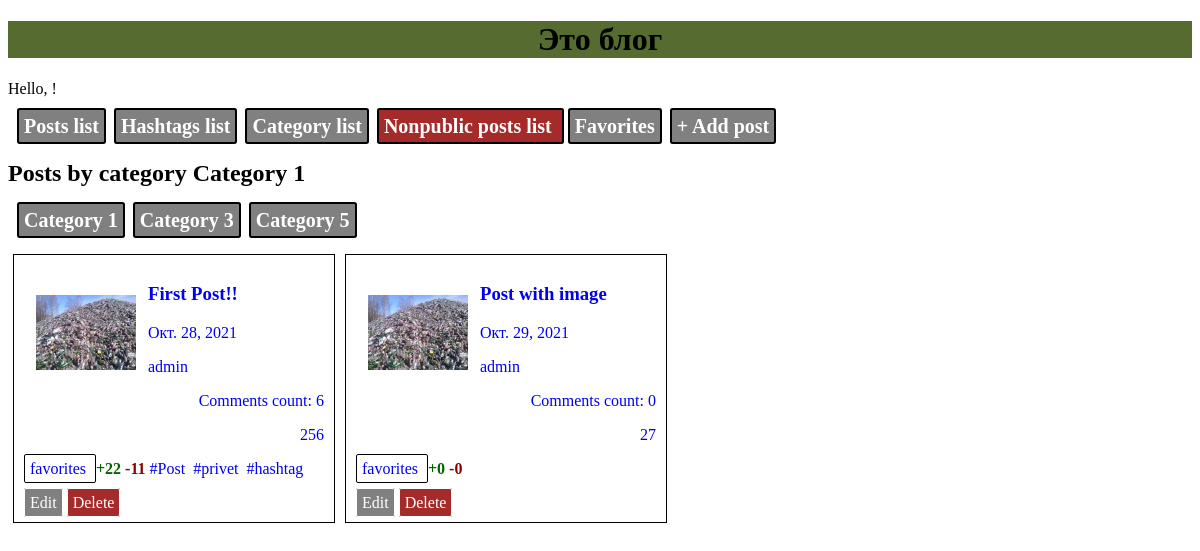
The app's page /post/category/1, older data.
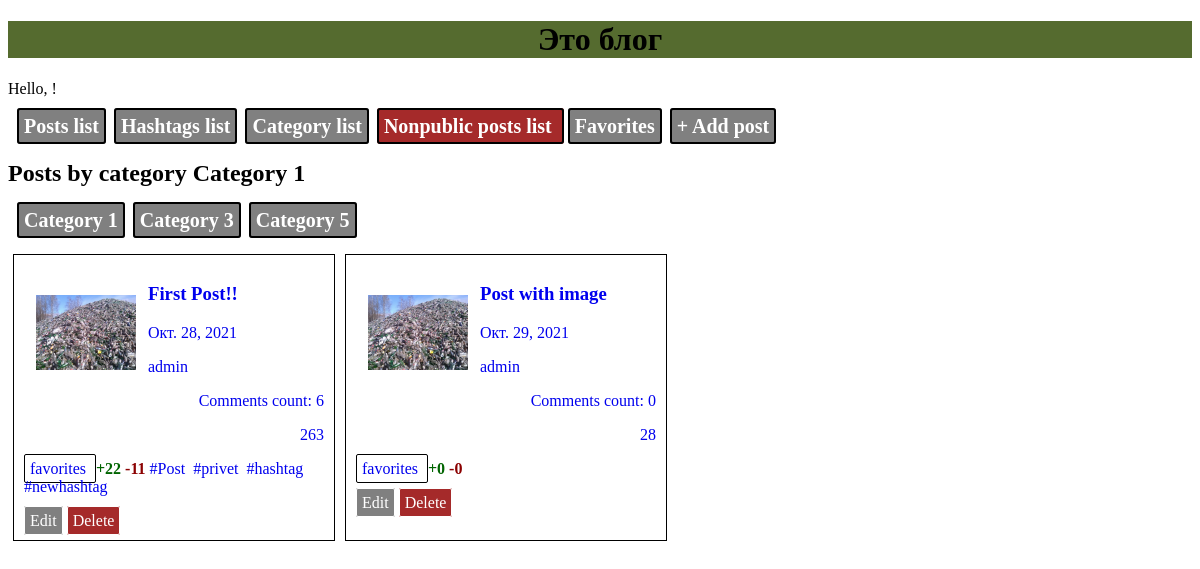
The same page, newer data.
### blog/models.py (models this page shows, shortened)
class Category(models.Model):
    title = models.CharField(max_length=64)
    description = models.CharField(max_length=128)

class Post(models.Model):
    title = models.CharField(max_length=128)
    image = models.ImageField(upload_to='images/', null=True, blank=True)
    text = models.TextField()
    created_date = models.DateTimeField(auto_now_add=True)
    author = models.ForeignKey(User, on_delete=models.CASCADE)
    count_view = models.PositiveIntegerField(default=0)
    like = models.PositiveIntegerField(default=0)
    dislike = models.PositiveIntegerField(default=0)
    public = models.BooleanField(default=False)
    hashtags = models.ManyToManyField(Hashtag, related_name='posts')
    category = models.ForeignKey(Category, on_delete=models.CASCADE, null=True, blank=True, related_name='posts')
    favorites = models.ManyToManyField(User, related_name='favorites_posts')

class Hashtag(models.Model):
    tag = models.CharField(max_length=64, unique=True)

### blog/views.py (the view)
# urls.py: path('category/<int:cat_pk>', views.post_list_cat, name='post_list_cat'),
def post_list_cat(request, cat_pk):
    posts = Post.objects.filter(category=cat_pk, public=True)
    cat_list = (Category.objects
                .annotate(Count('posts'))
                .filter(posts__count__gt=0)
                .order_by('-posts__count'))
    cat = Category.objects.get(pk=cat_pk)
    return render(request, 'blog/post_list_cat.html', {'posts': posts, 'cat_list': cat_list, 'category': cat})

### blog/templates/blog/post_list_cat.html
{% extends 'blog/base.html' %}
{% block content %}
    <div>
        <h2>Posts by category {{category.title}}</h2>
    </div>
    <div class="menublock">
        {% for cat in cat_list %}
            <a class="btn" href="{% url 'post_list_cat' cat.pk %}">{{cat.title}}</a>
        {% endfor %}
    </div>
    {% for post in posts %}
    <div class="postlst">
        <div style="border: 1px solid; margin: 5px; padding: 10px; width: 300px">
            <a href="{% url 'post_detail' post_pk=post.pk %}">
                {%if post.image %}
                    <img src="{{ post.image.url }}" style="margin: 12px; border: 0px; float: left;  max-width: 100px; max-height: 100px;">
                {% else %}
                    <img src="/media/images/default/nophoto.png" style="margin: 12px; border: 0px; float: left;  max-width: 100px; max-height: 100px;">
                {% endif %}
                <div><h3>{{post.title}}</h3></div>
                <div><p>{{post.created_date.date}}</p></div>
                <div><p>{{post.author}}</p></div>
                <div style="text-align: right"><p>Comments count: {{post.comments.count}}</p></div>
                <div style="text-align: right"><p>{{post.count_view}}</p></div>
            </a>
            <div>
                <p>
                                    <a class="favor" href="{% url 'change_favorite' post_pk=post.pk %}?lastpath={{request.path}}" {% if user in post.favorites.all %} style="background: yellow" {% endif %}>
                    favorites
                </a>
                    <b  style="color: darkgreen;">+{{post.like}}</b>
                    <b  style="color: darkred;">-{{post.dislike}}</b>
                    {% for hashtag in post.hashtags.all %}
                    <a href="{% url 'post_list_tag' hashtag.tag %}">{{hashtag.tag}}&nbsp;</a>
                    {% endfor %}
                </p>
            </div>
            <a href="{% url 'edit_post' post_pk=post.pk %}" style="border: 1px solid; background-color: gray;border-radius: 2px; padding: 5px; color: white">Edit</a>
            <a href="{% url 'del_post' post_pk=post.pk %}" style="border: 1px solid; background-color: brown;border-radius: 2px; padding: 5px; color: white">Delete</a>
        </div>
    {% endfor %}
    </div>
{% endblock %}

Row changes from the older to the newer data that the page shows:
changed Post "First Post!!": count_view "256" → "263"
added Hashtag: tag "#newhashtag", shown under Post "First Post!!"
changed Post "Post with image": count_view "27" → "28"
